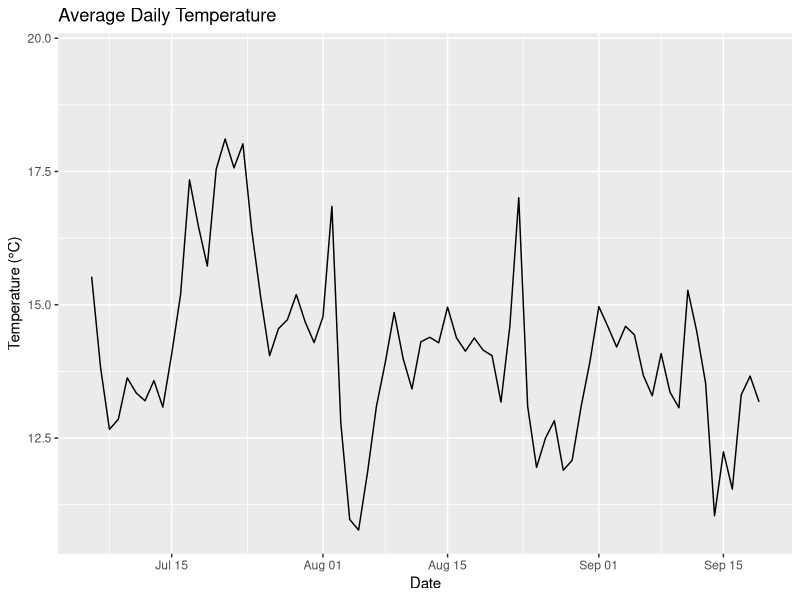
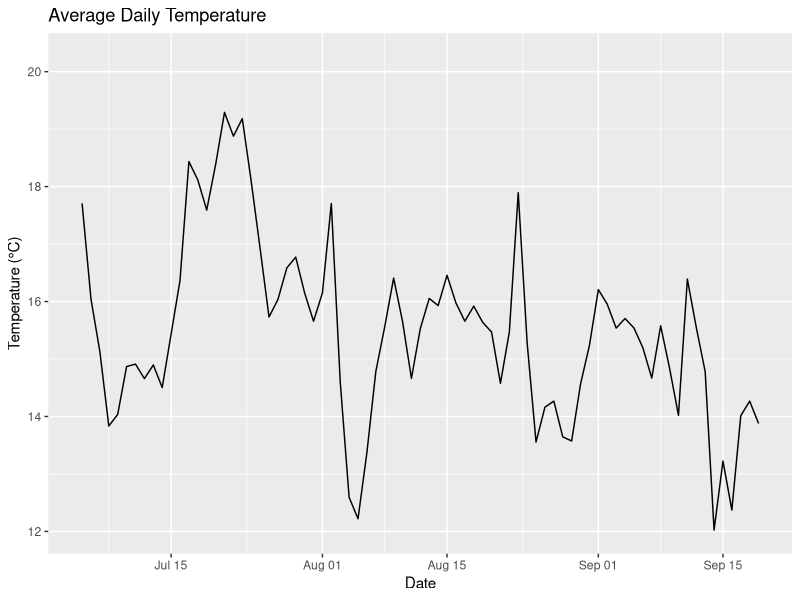
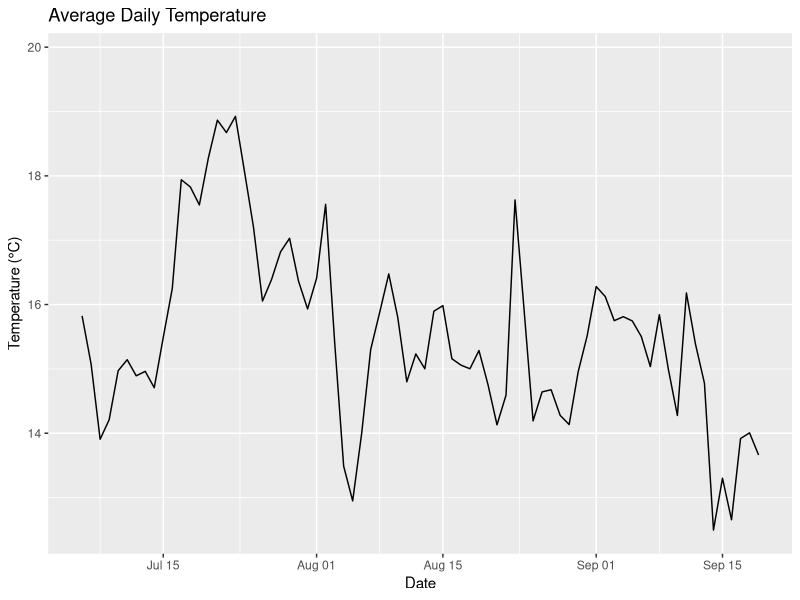

Here is the R script that generated these plots, in order:
library(ggplot2)
library(dplyr)

setwd("C:/Users/heref/Documents/Project stuff/LucasProject/projectrepo/Stream Temps")


################################################################################
#Higurezawa
################################################################################


hig <- read.csv("Higurezawa.csv")

hig$Time <- as.POSIXct(hig$Time, format = "%m/%d/%Y %H:%M:%S")
hig$date <- as.Date(hig$Time)
hig$timeint <- as.POSIXlt(hig$Time)
hig$timeint <- format(hig$time, "%H:%M:%S")

hig_daily_avg <- hig %>%
  group_by(date) %>%
  summarise(avg_temperature = mean(Temperature, na.rm = TRUE))

ggplot(hig_daily_avg, aes(x = date, y = avg_temperature)) +
  geom_line() +
  labs(title = "Average Daily Temperature", x = "Date", y = "Temperature (°C)")
################################################################################

################################################################################
#Karibetsu US
################################################################################
KarUS <- read.csv("KaribetsuUS.csv")

KarUS$Time <- as.POSIXct(KarUS$Time, format = "%m/%d/%Y %H:%M:%S")
KarUS$date <- as.Date(KarUS$Time)
KarUS$timeint <- as.POSIXlt(KarUS$Time)
KarUS$timeint <- format(KarUS$time, "%H:%M:%S")

KarUSdaily_avg <- KarUS %>%
  group_by(date) %>%
  summarise(avg_temperature = mean(Temperature, na.rm = TRUE))

ggplot(KarUSdaily_avg, aes(x = date, y = avg_temperature)) +
  geom_line() +
  labs(title = "Average Daily Temperature", x = "Date", y = "Temperature (°C)")

################################################################################

################################################################################
#OOM
################################################################################
OOM <- read.csv("OOM.csv")

OOM$Time <- as.POSIXct(OOM$Time, format = "%m/%d/%Y %H:%M:%S")
OOM$date <- as.Date(OOM$Time)
OOM$timeint <- as.POSIXlt(OOM$Time)
OOM$timeint <- format(OOM$time, "%H:%M:%S")

OOM_daily_avg <- OOM %>%
  group_by(date) %>%
  summarise(avg_temperature = mean(Temperature, na.rm = TRUE))

ggplot(OOM_daily_avg, aes(x = date, y = avg_temperature)) +
  geom_line() +
  labs(title = "Average Daily Temperature", x = "Date", y = "Temperature (°C)")

################################################################################

################################################################################
#OOM
################################################################################